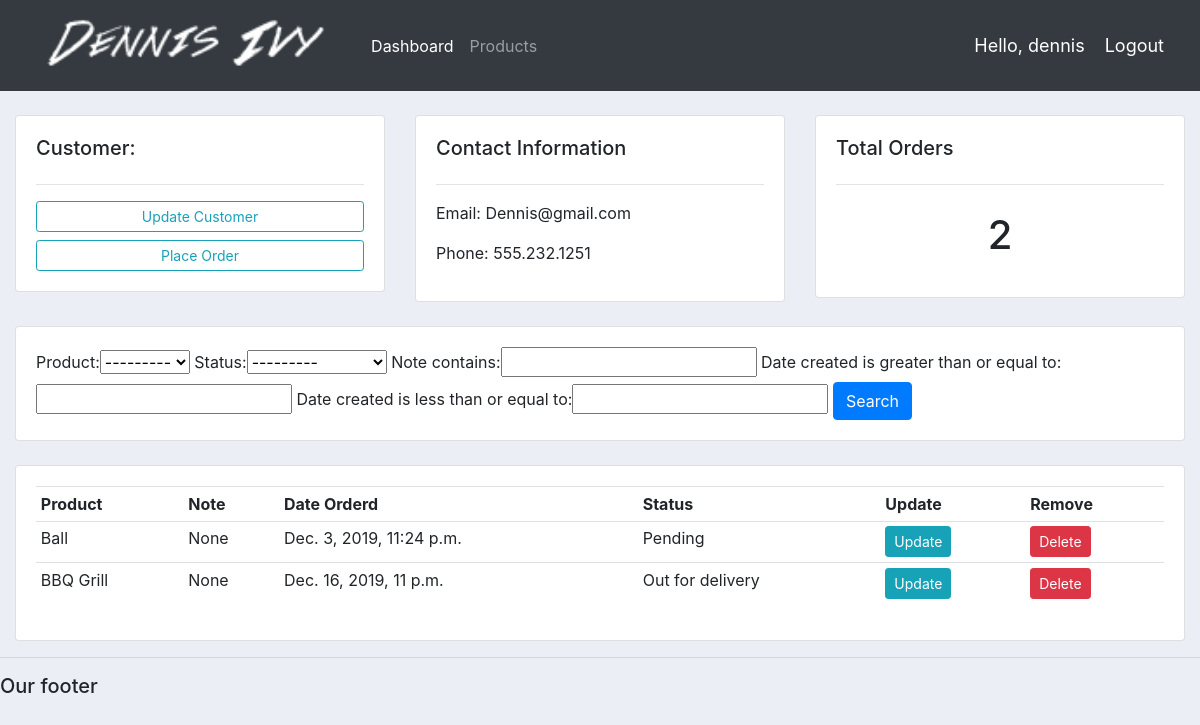
The page /customer/2/ (signed in) on the database its author committed.
### accounts/models.py (models this page shows, shortened)
class Customer(models.Model):
	user = models.OneToOneField(User, null=True, blank=True, on_delete=models.CASCADE)
	name = models.CharField(max_length=200, null=True)
	phone = models.CharField(max_length=200, null=True)
	email = models.CharField(max_length=200, null=True)
	profile_pic = models.ImageField(default="profile1.png", null=True, blank=True)
	date_created = models.DateTimeField(auto_now_add=True, null=True)

class Order(models.Model):
	STATUS = (
			('Pending', 'Pending'),
			('Out for delivery', 'Out for delivery'),
			('Delivered', 'Delivered'),
			)
	customer = models.ForeignKey(Customer, null=True, on_delete= models.SET_NULL)
	product = models.ForeignKey(Product, null=True, on_delete= models.SET_NULL)
	date_created = models.DateTimeField(auto_now_add=True, null=True)
	status = models.CharField(max_length=200, null=True, choices=STATUS)
	note = models.CharField(max_length=1000, null=True)

class Product(models.Model):
	CATEGORY = (
			('Indoor', 'Indoor'),
			('Out Door', 'Out Door'),
			)
	name = models.CharField(max_length=200, null=True)
	price = models.FloatField(null=True)
	category = models.CharField(max_length=200, null=True, choices=CATEGORY)
	description = models.CharField(max_length=200, null=True, blank=True)
	date_created = models.DateTimeField(auto_now_add=True, null=True)
	tags = models.ManyToManyField(Tag)
	def __str__(self):
		return self.name

### accounts/decorators.py (the view)
		def wrapper_func(request, *args, **kwargs):
			group = None
			if request.user.groups.exists():
				group = request.user.groups.all()[0].name
			if group in allowed_roles:
				return view_func(request, *args, **kwargs)
			else:
				return HttpResponse('You are not authorized to view this page')

### accounts/views.py (called while the page is built)
@login_required(login_url='login')
@allowed_users(allowed_roles=['admin'])
def customer(request, pk_test):
	customer = Customer.objects.get(id=pk_test)
	orders = customer.order_set.all()
	order_count = orders.count()
	myFilter = OrderFilter(request.GET, queryset=orders)
	orders = myFilter.qs
	context = {'customer':customer, 'orders':orders, 'order_count':order_count,
	'myFilter':myFilter}
	return render(request, 'accounts/customer.html',context)

### accounts/templates/accounts/customer.html
{%  extends 'accounts/main.html' %}
{% block content %}
	<br>
<div class="row">
	<div class="col-md">
		<div class="card card-body">
			<h5>Customer:</h5>
			<hr>
			<a class="btn btn-outline-info  btn-sm btn-block" href="">Update Customer</a>
			<a class="btn btn-outline-info  btn-sm btn-block" href="{% url 'create_order' customer.id %}">Place Order</a>
		</div>
	</div>
	<div class="col-md">
		<div class="card card-body">
			<h5>Contact Information</h5>
			<hr>
			<p>Email: {{customer.email}}</p>
			<p>Phone: {{customer.phone}}</p>
		</div>
	</div>
	<div class="col-md">
		<div class="card card-body">
			<h5>Total Orders</h5>
			<hr>
			<h1 style="text-align: center;padding: 10px">{{order_count}}</h1>
		</div>
	</div>
</div>
<br>
<div class="row">
	<div class="col">
		<div class="card card-body">
			<form method="get">
				{{myFilter.form}}
		    <button class="btn btn-primary" type="submit">Search</button>
		  </form>
		</div>
	</div>
</div>
<br>
<div class="row">
	<div class="col-md">
		<div class="card card-body">
			<table class="table table-sm">
				<tr>
					<th>Product</th>
					<th>Note</th>
					<th>Date Orderd</th>
					<th>Status</th>
					<th>Update</th>
					<th>Remove</th>
				</tr>
				{% for order in orders %}
				<tr>
					<td>{{order.product}}</td>
					<td>{{order.note}}</td>
					<td>{{order.date_created}}</td>
					<td>{{order.status}}</td>
					<td><a class="btn btn-sm btn-info" href="{% url 'update_order' order.id %}">Update</a></td>
					<td><a class="btn btn-sm btn-danger" href="{% url 'delete_order' order.id %}">Delete</a></td>
				</tr>
				{% endfor %}
			</table>
		</div>
	</div>
</div>
{% endblock %}

### accounts/templates/accounts/navbar.html (shortened to what this page needs)
{% load static %}
<nav class="navbar navbar-expand-lg navbar-dark bg-dark">
 <img src="{% static 'images/logo.png' %}" id="logo">
  <div class="collapse navbar-collapse" id="navbarNav">
    <ul class="navbar-nav">
      {% if request.user.is_staff %}
      <li class="nav-item active">
        <a class="nav-link" href="{% url 'home' %}">Dashboard</a>
      </li>
      <li class="nav-item">
        <a class="nav-link" href="{% url 'products' %}">Products</a>
      </li>
      {% else %}
      <li class="nav-item">
        <a class="nav-link" href="{% url 'account' %}">Settings</a>
      </li>
      {% endif %}
    </ul>
  </div>
  <span class="hello-msg">Hello, {{ request.user }}</span>
  <span><a class="hello-msg" href="{% url 'logout' %}">Logout</a></span>
</nav>

### static/css/main.css (style rules this page uses)
#logo { height: 75px; border-radius: 25px; }
body { background-color: #ebeff5; }

### accounts/templates/accounts/navbar.html (style rules this page uses)
.hello-msg { font-size: 18px; color: #fff; margin-right: 20px; }

### rows shown on the page
Customer: email "Dennis@gmail.com", phone "555.232.1251"
Order: product "Ball", note "None", date_created "Dec. 3, 2019, 11:24 p.m.", status "Pending"
Order: product "BBQ Grill", note "None", date_created "Dec. 16, 2019, 11 p.m.", status "Out for delivery"

### other values the page prints
{{ request.user }} "dennis"
{{ order_count }} "2"
